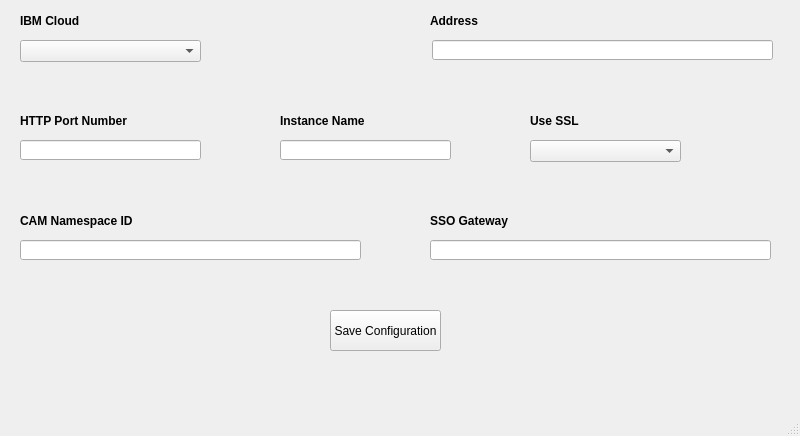
<?xml version="1.0" encoding="UTF-8"?>
<ui version="4.0">
 <class>create_window</class>
 <widget class="QMainWindow" name="create_window">
  <property name="geometry">
   <rect>
    <x>0</x>
    <y>0</y>
    <width>800</width>
    <height>436</height>
   </rect>
  </property>
  <property name="windowTitle">
   <string>ACG Thread Manager - Setup Connection</string>
  </property>
  <property name="windowIcon">
   <iconset resource="resources.qrc">
    <normaloff>:/ACG.ico</normaloff>:/ACG.ico</iconset>
  </property>
  <widget class="QWidget" name="centralwidget">
   <widget class="QComboBox" name="cmbCloud">
    <property name="geometry">
     <rect>
      <x>20</x>
      <y>40</y>
      <width>181</width>
      <height>22</height>
     </rect>
    </property>
   </widget>
   <widget class="QLineEdit" name="lnAddress">
    <property name="geometry">
     <rect>
      <x>432</x>
      <y>40</y>
      <width>341</width>
      <height>20</height>
     </rect>
    </property>
   </widget>
   <widget class="QLineEdit" name="lnPort">
    <property name="geometry">
     <rect>
      <x>20</x>
      <y>140</y>
      <width>181</width>
      <height>20</height>
     </rect>
    </property>
   </widget>
   <widget class="QLineEdit" name="lnServer">
    <property name="geometry">
     <rect>
      <x>280</x>
      <y>140</y>
      <width>171</width>
      <height>20</height>
     </rect>
    </property>
   </widget>
   <widget class="QComboBox" name="cmbSSL">
    <property name="geometry">
     <rect>
      <x>530</x>
      <y>140</y>
      <width>151</width>
      <height>22</height>
     </rect>
    </property>
   </widget>
   <widget class="QLineEdit" name="lnAddress_2">
    <property name="geometry">
     <rect>
      <x>430</x>
      <y>240</y>
      <width>341</width>
      <height>20</height>
     </rect>
    </property>
   </widget>
   <widget class="QLineEdit" name="lnAddress_3">
    <property name="geometry">
     <rect>
      <x>20</x>
      <y>240</y>
      <width>341</width>
      <height>20</height>
     </rect>
    </property>
   </widget>
   <widget class="QPushButton" name="btnSave">
    <property name="geometry">
     <rect>
      <x>330</x>
      <y>310</y>
      <width>111</width>
      <height>41</height>
     </rect>
    </property>
    <property name="text">
     <string>Save Configuration</string>
    </property>
   </widget>
   <widget class="QLabel" name="label">
    <property name="geometry">
     <rect>
      <x>20</x>
      <y>10</y>
      <width>181</width>
      <height>21</height>
     </rect>
    </property>
    <property name="font">
     <font>
      <weight>75</weight>
      <bold>true</bold>
     </font>
    </property>
    <property name="text">
     <string>IBM Cloud</string>
    </property>
   </widget>
   <widget class="QLabel" name="label_2">
    <property name="geometry">
     <rect>
      <x>430</x>
      <y>10</y>
      <width>341</width>
      <height>21</height>
     </rect>
    </property>
    <property name="font">
     <font>
      <weight>75</weight>
      <bold>true</bold>
     </font>
    </property>
    <property name="text">
     <string>Address</string>
    </property>
   </widget>
   <widget class="QLabel" name="label_3">
    <property name="geometry">
     <rect>
      <x>20</x>
      <y>110</y>
      <width>181</width>
      <height>21</height>
     </rect>
    </property>
    <property name="font">
     <font>
      <weight>75</weight>
      <bold>true</bold>
     </font>
    </property>
    <property name="text">
     <string>HTTP Port Number</string>
    </property>
   </widget>
   <widget class="QLabel" name="label_4">
    <property name="geometry">
     <rect>
      <x>280</x>
      <y>110</y>
      <width>171</width>
      <height>21</height>
     </rect>
    </property>
    <property name="font">
     <font>
      <weight>75</weight>
      <bold>true</bold>
     </font>
    </property>
    <property name="text">
     <string>Instance Name</string>
    </property>
   </widget>
   <widget class="QLabel" name="label_5">
    <property name="geometry">
     <rect>
      <x>530</x>
      <y>110</y>
      <width>151</width>
      <height>21</height>
     </rect>
    </property>
    <property name="font">
     <font>
      <weight>75</weight>
      <bold>true</bold>
     </font>
    </property>
    <property name="text">
     <string>Use SSL</string>
    </property>
   </widget>
   <widget class="QLabel" name="label_6">
    <property name="geometry">
     <rect>
      <x>20</x>
      <y>210</y>
      <width>341</width>
      <height>21</height>
     </rect>
    </property>
    <property name="font">
     <font>
      <weight>75</weight>
      <bold>true</bold>
     </font>
    </property>
    <property name="text">
     <string>CAM Namespace ID</string>
    </property>
   </widget>
   <widget class="QLabel" name="label_7">
    <property name="geometry">
     <rect>
      <x>430</x>
      <y>210</y>
      <width>341</width>
      <height>21</height>
     </rect>
    </property>
    <property name="font">
     <font>
      <weight>75</weight>
      <bold>true</bold>
     </font>
    </property>
    <property name="text">
     <string>SSO Gateway</string>
    </property>
   </widget>
  </widget>
  <widget class="QMenuBar" name="menubar">
   <property name="geometry">
    <rect>
     <x>0</x>
     <y>0</y>
     <width>800</width>
     <height>21</height>
    </rect>
   </property>
  </widget>
  <widget class="QStatusBar" name="statusbar"/>
 </widget>
 <resources>
  <include location="resources.qrc"/>
 </resources>
 <connections/>
</ui>
